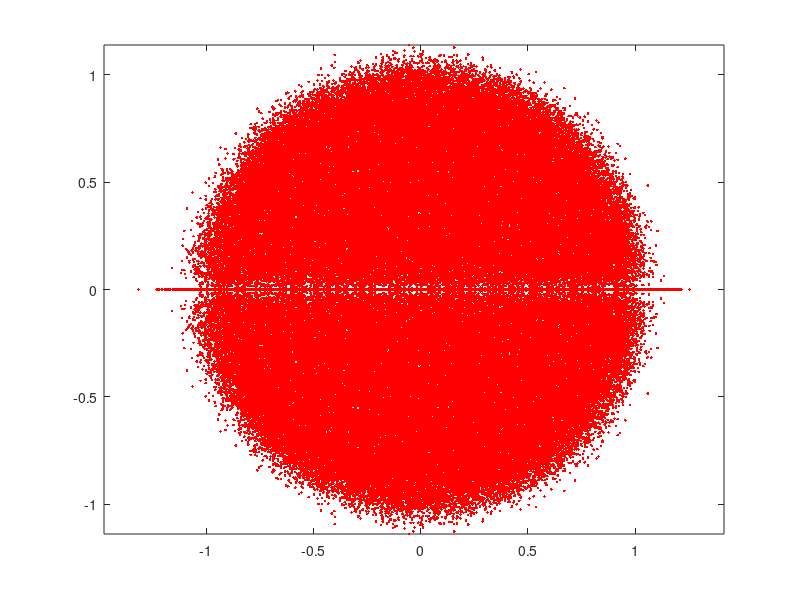

Recreate this plot in MATLAB.
tic
sims=2000;
n=80;
x=zeros(n*sims,1);
y=zeros(n*sims,1);
count=0;
scale=1 / sqrt(n);

for i = 1:sims
    [V,D] = eig(scale * randn(n, n));
    for j = 1:n
        count = count+1;
        x(count)=real(D(j,j));
        y(count)=imag(D(j,j));
    end
end

count
toc

plot(x,y,'r.')
axis('equal')
shg